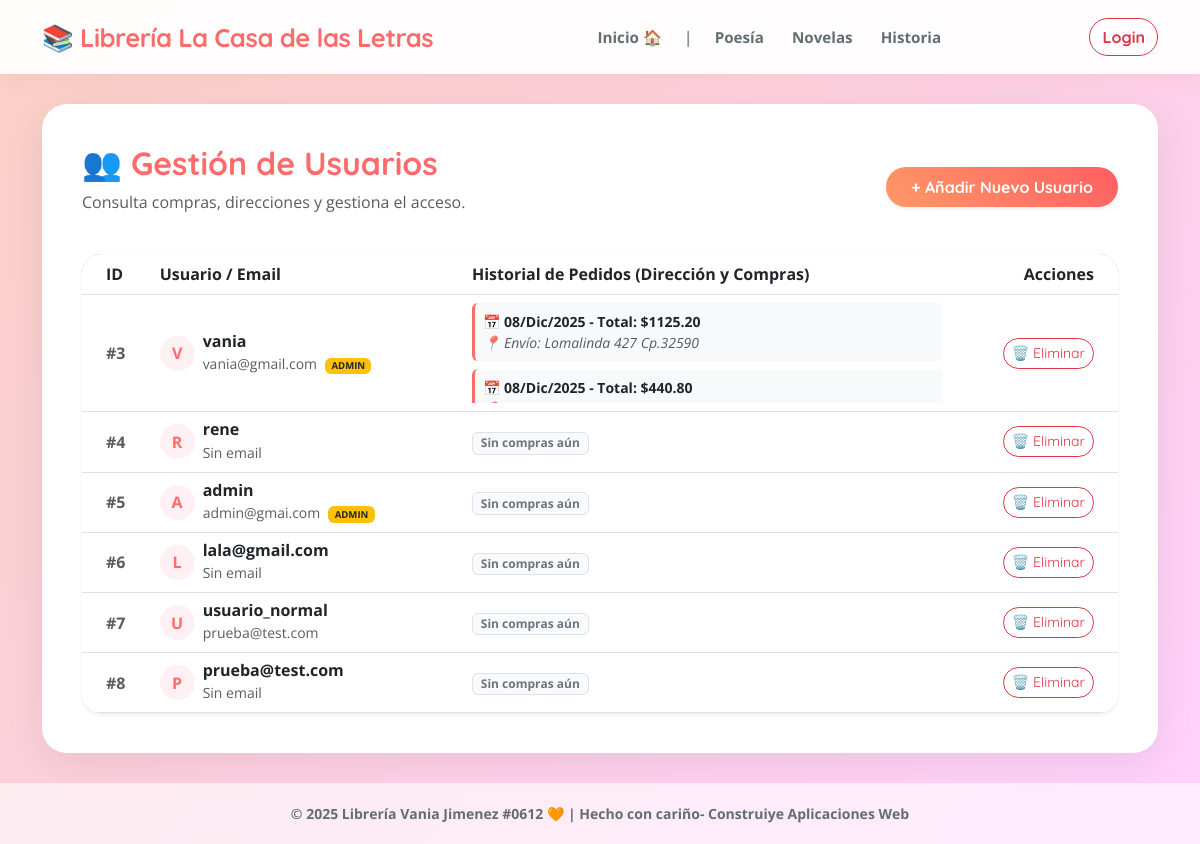
The app's page /admin-panel/usuarios/ with its own data.
### app_libreria/models.py (models this page shows)
class Pedido(models.Model):
    usuario = models.ForeignKey(User, on_delete=models.CASCADE)
    direccion = models.TextField()
    total = models.DecimalField(max_digits=10, decimal_places=2)
    fecha = models.DateTimeField(auto_now_add=True)

### app_libreria/views.py (the view)
# urls.py: path('admin-panel/usuarios/', views.ListaUsuariosView.as_view(), name='lista_usuarios'),
class ListaUsuariosView(AdminRequiredMixin, ListView):
    model = User
    template_name = 'libreria/usuarios.html'
    context_object_name = 'users'
    def get_queryset(self):
        return User.objects.all().order_by('id')
    def get_context_data(self, **kwargs):
        context = super().get_context_data(**kwargs)
        data_usuarios = []
        for u in context['users']:
            pedidos = Pedido.objects.filter(usuario=u).order_by('-fecha')
            data_usuarios.append({
                'user': u,
                'pedidos': pedidos
            })
        context['data_usuarios'] = data_usuarios
        return context

### app_libreria/templates/libreria/usuarios.html
{% extends "app_libreria/base.html" %}
{% block content %}
<div class="row mb-4 align-items-center">
    <div class="col-md-8">
        <h2 class="fw-bold" style="color: #ff6b6b;">👥 Gestión de Usuarios</h2>
        <p class="text-muted">Consulta compras, direcciones y gestiona el acceso.</p>
    </div>
    <div class="col-md-4 text-end">
        <a href="{% url 'crear_usuario_interno' %}" class="btn btn-calido rounded-pill shadow-sm">
            + Añadir Nuevo Usuario
        </a>
    </div>
</div>
<div class="card border-0 shadow-sm" style="border-radius: 20px; overflow: hidden;">
    <div class="table-responsive">
        <table class="table table-hover align-middle mb-0">
            <thead class="text-white" style="background-color: #ff9a9e;">
                <tr>
                    <th class="ps-4">ID</th>
                    <th>Usuario / Email</th>
                    <th>Historial de Pedidos (Dirección y Compras)</th>
                    <th class="text-end pe-4">Acciones</th>
                </tr>
            </thead>
            <tbody>
                {% for item in data_usuarios %}
                <tr>
                    <td class="ps-4 fw-bold text-muted">#{{ item.user.id }}</td>
                    <td>
                        <div class="d-flex align-items-center">
                            <div class="rounded-circle d-flex align-items-center justify-content-center me-2"
                                 style="width: 35px; height: 35px; background-color: #fff0f3; color: #ff6b6b; font-weight: bold;">
                                {{ item.user.username|slice:":1"|upper }}
                            </div>
                            <div>
                                <h6 class="mb-0 fw-bold">{{ item.user.username }}</h6>
                                <small class="text-muted">{{ item.user.email|default:"Sin email" }}</small>
                                {% if item.user.is_superuser %}
                                    <span class="badge bg-warning text-dark ms-1" style="font-size: 0.6rem;">ADMIN</span>
                                {% endif %}
                            </div>
                        </div>
                    </td>
                    <td>
                        {% if item.pedidos %}
                            <div style="max-height: 100px; overflow-y: auto;">
                                {% for pedido in item.pedidos %}
                                <div class="mb-2 p-2 rounded" style="background-color: #f8f9fa; border-left: 3px solid #ff6b6b;">
                                    <small class="d-block fw-bold text-dark">
                                        📅 {{ pedido.fecha|date:"d/M/Y" }} - Total: ${{ pedido.total }}
                                    </small>
                                    <small class="text-muted d-block fst-italic">
                                        📍 Envío: {{ pedido.direccion }}
                                    </small>
                                </div>
                                {% endfor %}
                            </div>
                        {% else %}
                            <span class="badge bg-light text-secondary border">Sin compras aún</span>
                        {% endif %}
                    </td>
                    <td class="text-end pe-4">
                        {% if item.user != request.user %}
                            <a href="{% url 'eliminar_usuario' item.user.id %}"
                            class="btn btn-outline-danger btn-sm rounded-pill"
                            onclick="return confirm('¿Estás seguro de eliminar al usuario {{ item.user.username }}? Se borrará todo su historial.');">
                                🗑️ Eliminar
                            </a>
                        {% else %}
                            <span class="text-muted small"> (Tú) </span>
                        {% endif %}
                    </td>
                </tr>
                {% endfor %}
            </tbody>
        </table>
    </div>
</div>
{% endblock %}

### app_libreria/templates/app_libreria/base.html (style rules this page uses)
:root { --primary-coral: #ff6b6b; --soft-white: rgba(255, 255, 255, 0.95); --text-dark: #2d3436; }
body { background: linear-gradient(135deg, #fad0c4 0%, #ffd1ff 100%); font-family: 'Open Sans', sans-serif; color: var(--text-dark); min-height: 100vh; display: flex; flex-direction: column; }
h1, h2, h3, h4, .navbar-brand, .btn { font-family: 'Quicksand', sans-serif; }
.btn-calido { background: linear-gradient(45deg, #ff9966, #ff5e62); color: white; border: none; border-radius: 50px; padding: 8px 25px; box-shadow: 0 4px 10px rgba(255, 94, 98, 0.3); transition: transform 0.3s, box-shadow 0.3s; font-weight: 700; }

### records on screen
Pedido: fecha "08/Dic/2025", total "1125.20", direccion "Lomalinda 427 Cp.32590"
Pedido: fecha "08/Dic/2025", total "440.80"

### other values on screen
{{ item.user.id }} "3"
{{ item.user.username|slice:":1"|upper }} "V"
{{ item.user.username }} "vania"
{{ item.user.email|default:"Sin email" }} "vania@gmail.com"
{{ item.user.id }} "4"
{{ item.user.username|slice:":1"|upper }} "R"
{{ item.user.username }} "rene"
{{ item.user.email|default:"Sin email" }} "Sin email"
{{ item.user.id }} "5"
{{ item.user.username|slice:":1"|upper }} "A"
{{ item.user.username }} "admin"
{{ item.user.email|default:"Sin email" }} "admin@gmai.com"
{{ item.user.id }} "6"
{{ item.user.username|slice:":1"|upper }} "L"
{{ item.user.username }} "lala@gmail.com"
